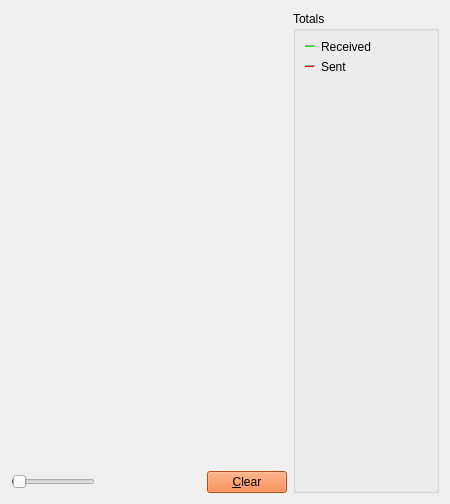
     <widget class="QWidget" name="tab_nettraffic">
      <attribute name="title">
       <string>&amp;Network Traffic</string>
      </attribute>
      <layout class="QHBoxLayout" name="horizontalLayout_3">
       <item>
        <layout class="QVBoxLayout" name="verticalLayout_4">
         <item>
          <widget class="TrafficGraphWidget" name="trafficGraph" native="true">
           <property name="sizePolicy">
            <sizepolicy hsizetype="Expanding" vsizetype="Expanding">
             <horstretch>0</horstretch>
             <verstretch>0</verstretch>
            </sizepolicy>
           </property>
          </widget>
         </item>
         <item>
          <layout class="QHBoxLayout" name="horizontalLayout_2">
           <item>
            <widget class="QSlider" name="sldGraphRange">
             <property name="minimum">
              <number>1</number>
             </property>
             <property name="maximum">
              <number>288</number>
             </property>
             <property name="pageStep">
              <number>12</number>
             </property>
             <property name="value">
              <number>6</number>
             </property>
             <property name="orientation">
              <enum>Qt::Horizontal</enum>
             </property>
            </widget>
           </item>
           <item>
            <widget class="QLabel" name="lblGraphRange">
             <property name="minimumSize">
              <size>
               <width>100</width>
               <height>0</height>
              </size>
             </property>
             <property name="alignment">
              <set>Qt::AlignCenter</set>
             </property>
            </widget>
           </item>
           <item>
            <widget class="QPushButton" name="btnClearTrafficGraph">
             <property name="styleSheet">
              <string notr="true">background-color:#f57026;</string>
             </property>
             <property name="text">
              <string>&amp;Clear</string>
             </property>
             <property name="autoDefault">
              <bool>false</bool>
             </property>
            </widget>
           </item>
          </layout>
         </item>
        </layout>
       </item>
       <item>
        <layout class="QVBoxLayout" name="verticalLayout">
         <item>
          <widget class="QGroupBox" name="groupBox">
           <property name="title">
            <string>Totals</string>
           </property>
           <layout class="QVBoxLayout" name="verticalLayout_5">
            <item>
             <layout class="QHBoxLayout" name="horizontalLayout_4">
              <item>
               <widget class="Line" name="line">
                <property name="sizePolicy">
                 <sizepolicy hsizetype="Fixed" vsizetype="Fixed">
                  <horstretch>0</horstretch>
                  <verstretch>0</verstretch>
                 </sizepolicy>
                </property>
                <property name="minimumSize">
                 <size>
                  <width>10</width>
                  <height>0</height>
                 </size>
                </property>
                <property name="palette">
                 <palette>
                  <active>
                   <colorrole role="Light">
                    <brush brushstyle="SolidPattern">
                     <color alpha="255">
                      <red>0</red>
                      <green>255</green>
                      <blue>0</blue>
                     </color>
                    </brush>
                   </colorrole>
                  </active>
                  <inactive>
                   <colorrole role="Light">
                    <brush brushstyle="SolidPattern">
                     <color alpha="255">
                      <red>0</red>
                      <green>255</green>
                      <blue>0</blue>
                     </color>
                    </brush>
                   </colorrole>
                  </inactive>
                  <disabled>
                   <colorrole role="Light">
                    <brush brushstyle="SolidPattern">
                     <color alpha="255">
                      <red>0</red>
                      <green>255</green>
                      <blue>0</blue>
                     </color>
                    </brush>
                   </colorrole>
                  </disabled>
                 </palette>
                </property>
                <property name="orientation">
                 <enum>Qt::Horizontal</enum>
                </property>
               </widget>
              </item>
              <item>
               <widget class="QLabel" name="label_16">
                <property name="text">
                 <string>Received</string>
                </property>
               </widget>
              </item>
              <item>
               <widget class="QLabel" name="lblBytesIn">
                <property name="minimumSize">
                 <size>
                  <width>50</width>
                  <height>0</height>
                 </size>
                </property>
                <property name="alignment">
                 <set>Qt::AlignRight|Qt::AlignTrailing|Qt::AlignVCenter</set>
                </property>
               </widget>
              </item>
             </layout>
            </item>
            <item>
             <layout class="QHBoxLayout" name="horizontalLayout_5">
              <item>
               <widget class="Line" name="line_2">
                <property name="sizePolicy">
                 <sizepolicy hsizetype="Fixed" vsizetype="Fixed">
                  <horstretch>0</horstretch>
                  <verstretch>0</verstretch>
                 </sizepolicy>
                </property>
                <property name="minimumSize">
                 <size>
                  <width>10</width>
                  <height>0</height>
                 </size>
                </property>
                <property name="palette">
                 <palette>
                  <active>
                   <colorrole role="Light">
                    <brush brushstyle="SolidPattern">
                     <color alpha="255">
                      <red>255</red>
                      <green>0</green>
                      <blue>0</blue>
                     </color>
                    </brush>
                   </colorrole>
                  </active>
                  <inactive>
                   <colorrole role="Light">
                    <brush brushstyle="SolidPattern">
                     <color alpha="255">
                      <red>255</red>
                      <green>0</green>
                      <blue>0</blue>
                     </color>
                    </brush>
                   </colorrole>
                  </inactive>
                  <disabled>
                   <colorrole role="Light">
                    <brush brushstyle="SolidPattern">
                     <color alpha="255">
                      <red>255</red>
                      <green>0</green>
                      <blue>0</blue>
                     </color>
                    </brush>
                   </colorrole>
                  </disabled>
                 </palette>
                </property>
                <property name="orientation">
                 <enum>Qt::Horizontal</enum>
                </property>
               </widget>
              </item>
              <item>
               <widget class="QLabel" name="label_17">
                <property name="text">
                 <string>Sent</string>
                </property>
               </widget>
              </item>
              <item>
               <widget class="QLabel" name="lblBytesOut">
                <property name="minimumSize">
                 <size>
                  <width>50</width>
                  <height>0</height>
                 </size>
                </property>
                <property name="alignment">
                 <set>Qt::AlignRight|Qt::AlignTrailing|Qt::AlignVCenter</set>
                </property>
               </widget>
              </item>
             </layout>
            </item>
            <item>
             <spacer name="verticalSpacer_4">
              <property name="orientation">
               <enum>Qt::Vertical</enum>
              </property>
              <property name="sizeHint" stdset="0">
               <size>
                <width>20</width>
                <height>407</height>
               </size>
              </property>
             </spacer>
            </item>
           </layout>
          </widget>
         </item>
        </layout>
       </item>
      </layout>
     </widget>
